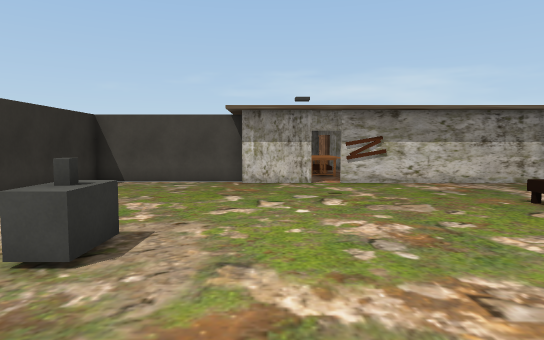
[1] (above)

23 first-person views from a walk through a Unity game level. The camera is 1.4 m above the floor, tilts 4° down and sees 75° across. Doors are open. The floor is counted in squares, 1 m on a side. Each view is taken from the middle of a square. On the plan, view 1 faces up. The plan holds only what a view shows up to about 15 squares ahead; the rest is blank. The place goes on beyond the plan. The player character is not drawn. Some surface patterns are stand-ins.

[2]
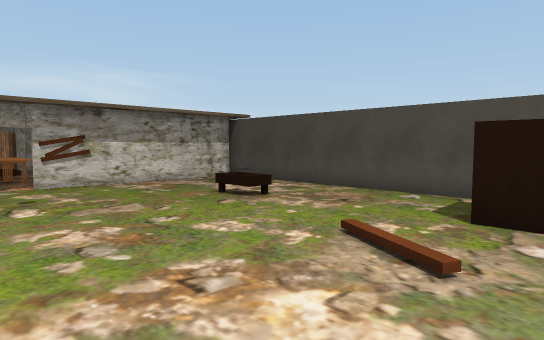

[3]
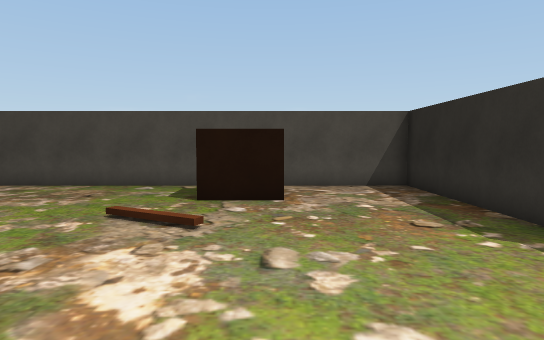

[4]
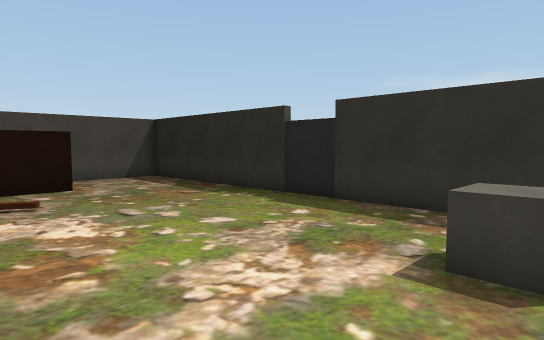

[5]
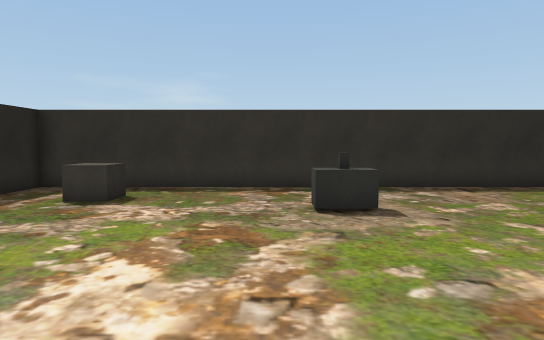

[6]
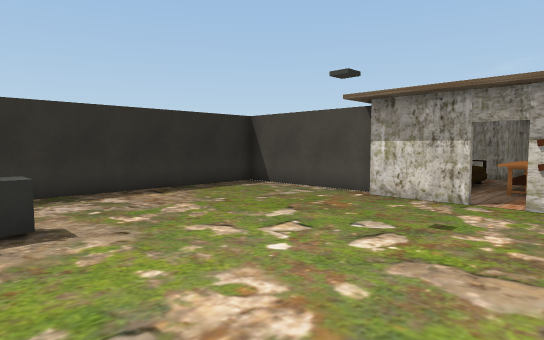

[7]
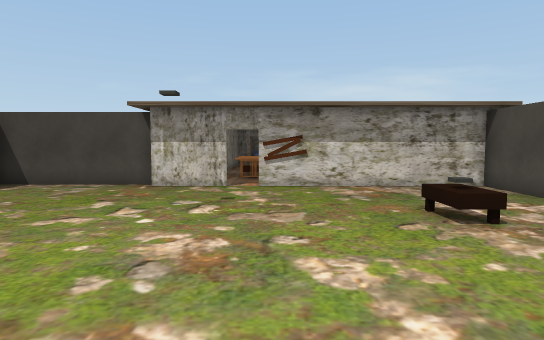

[8]
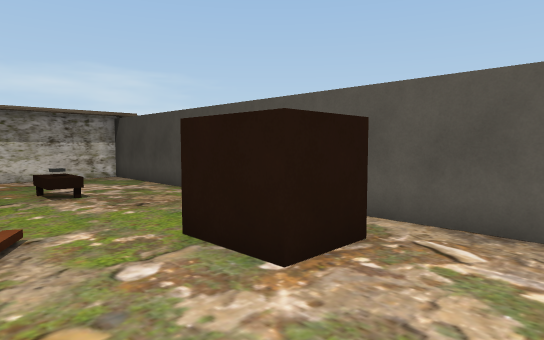

[9]
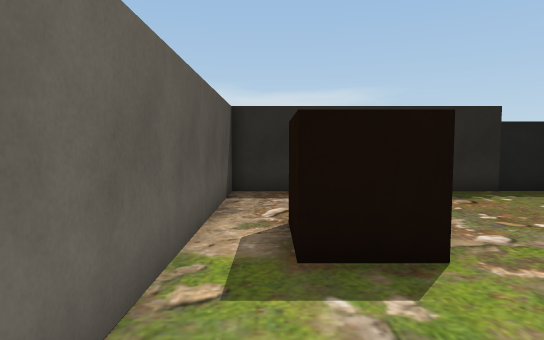

[10]
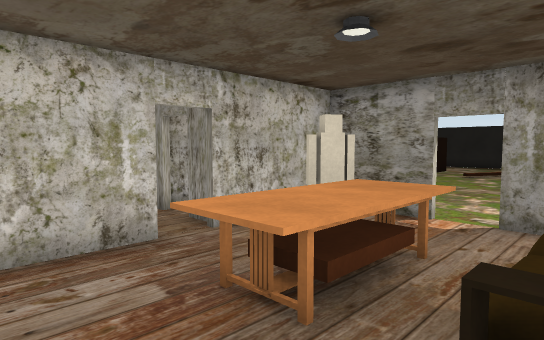

[11]
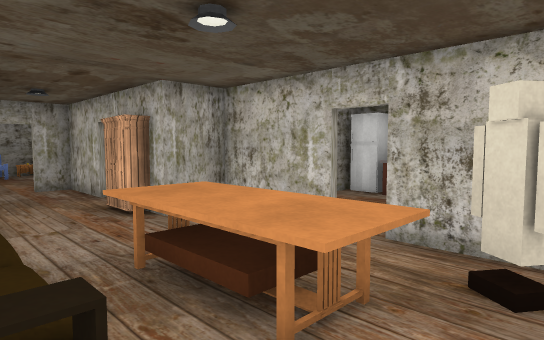

[12]
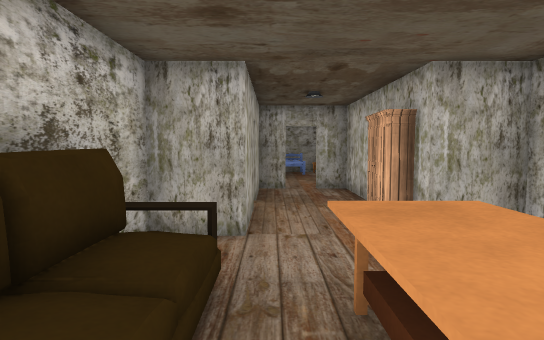

[13]
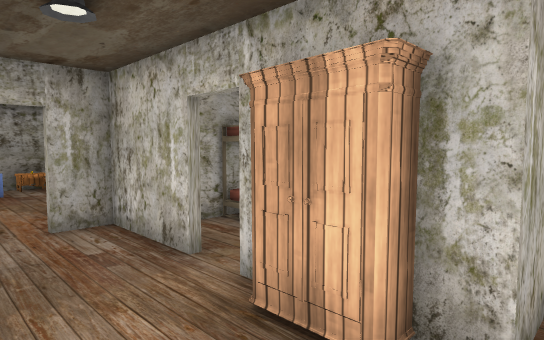

[14]
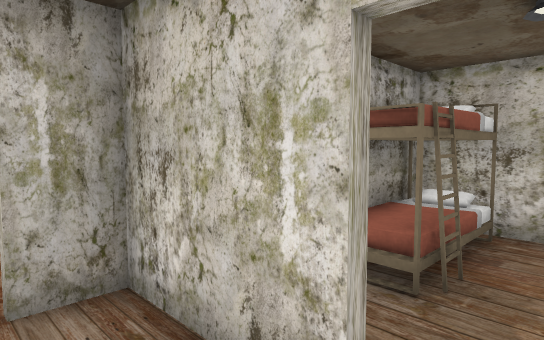

[15]
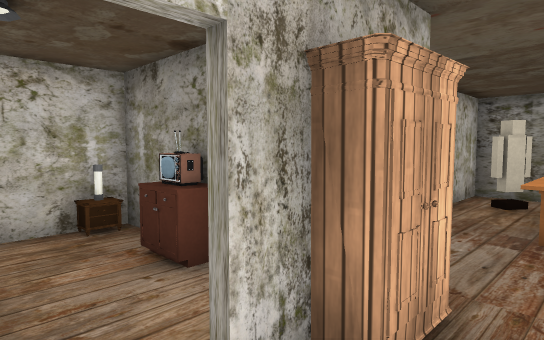

[16]
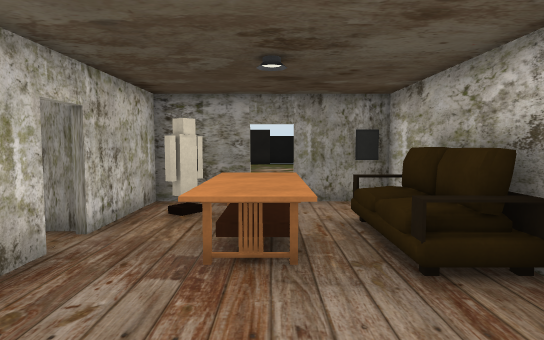

[17]
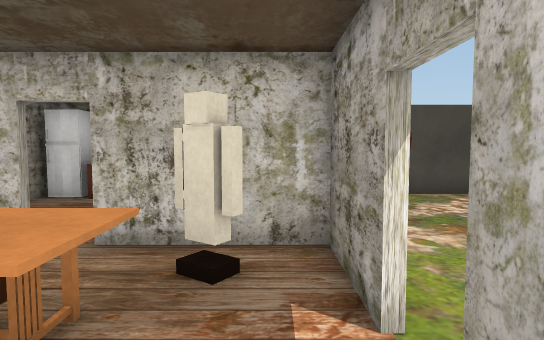

[18]
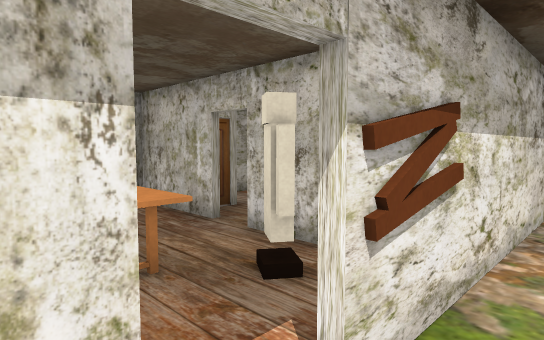

[19]
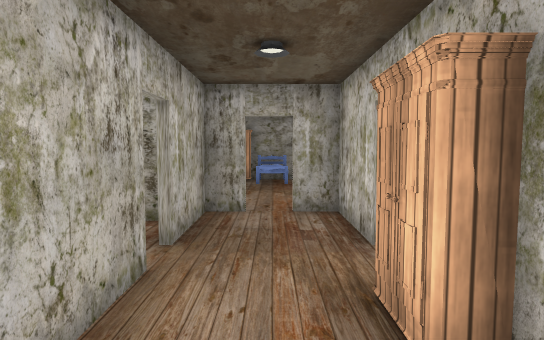

[20]
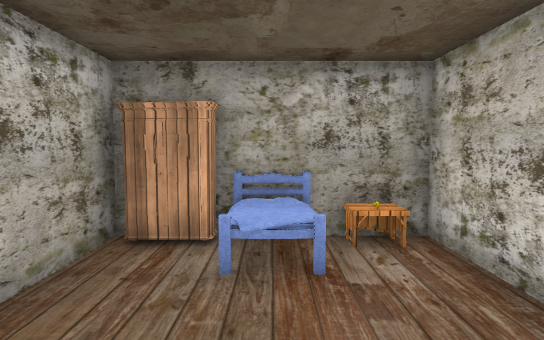

[21]
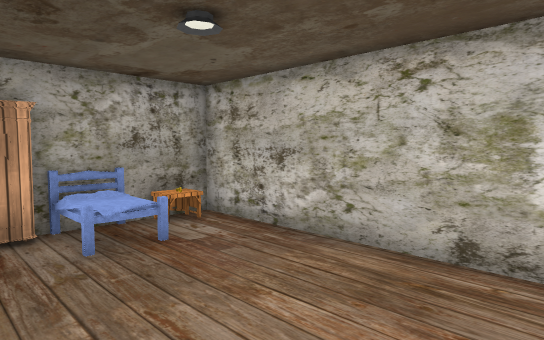

[22]
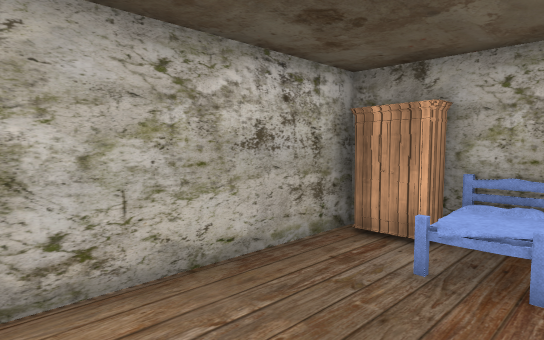

[23]
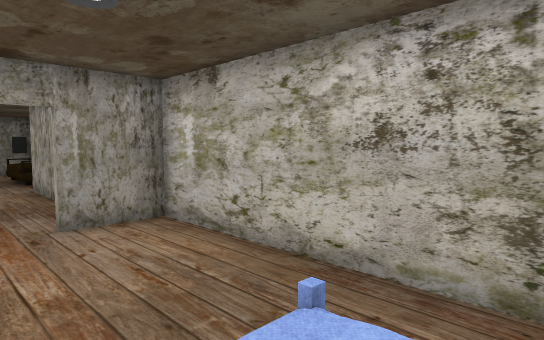

### Floor plan
Points are (right, up) in squares from view 1. A wall is a line through its corners. A room is listed if a view was taken in it or the views show most of it. See-through windows are left out.
Room 1 (views 1, 2, 3, 4, 5, 6, 7, 8, 9, 18)
walls: (1.5, 13) (-1.1, 13); (-1, 13.5) (-6.7, 13.5) (-6.7, -4.7) (10.2, -4.7) (10.2, 13) (2.5, 13)
low walls: (7.1, 7.1) (6.2, 7.1) (6.2, 8.6); (6.9, 7.7) (6.4, 7.7)
ways out: open door at (2, 13) to room 2
objects: other object (-5, -2) to (-4, -1); other object (-3, 4) to (-2, 5); other object (-3, 5); other object (7, 0) to (9, 2)
Room 2 (views 10, 11, 12, 13, 16, 17, 19)
walls: (4.9, 17.5) (4.9, 20.4) (3.4, 20.4) (3.4, 23); (2.5, 13.2) (4.9, 13.2) (4.9, 16.3); (0.6, 23) (0.6, 20.4) (-0.9, 20.4) (-0.9, 13.2) (1.5, 13.2)
ways out: open door at (2, 13) to room 1; opening at (2, 23) to room 3; opening at (5, 17)
objects: other object (0, 15) to (0, 18); other object (2, 15) to (3, 18); other object (3, 21) to (3, 22); other object (4, 15)
Room 3 (views 14, 15)
walls: (3.4, 23.9) (3.4, 26.4) (2.4, 26.4); (0.6, 26.4) (0.6, 23.9)
ways out: opening at (2, 23) to room 2; open door at (2, 26.5) to room 4; open door at (3.5, 23.5) to room 5; open door at (1, 23.5)
Room 4 (views 20, 21, 22, 23)
walls: (4.4, 27.5) (4.4, 33.4) (-0.4, 33.4) (-0.4, 26.6) (1.5, 26.6)
ways out: open door at (2, 26.5) to room 3
objects: other object (0, 33) to (1, 33); other object (2, 32)
Room 5 (no view inside)
walls: (5.8, 21.4) (8.3, 21.4) (8.3, 25.6) (4.6, 25.6)
ways out: open door at (3.5, 23.5) to room 3
objects: other object (5, 24) to (7, 25)

Positions as (right, up) in squares from view 1, and headings:
1: (0, 0), facing up
2: (0, 0), facing up-right
3: (-2, 0), facing right
4: (-5, 3), facing down-right
5: (5, 3), facing left
6: (4, 4), facing up-left
7: (3, 1), facing up
8: (4, -3), facing up-right
9: (9, 6), facing down
10: (0, 20), facing down-right
11: (0, 14), facing up-right
12: (1, 15), facing up
13: (1, 20), facing up-right
14: (2, 23), facing up-right
15: (2, 24), facing down-right
16: (2, 22), facing down
17: (0, 14), facing right
18: (1, 12), facing up-right
19: (2, 19), facing up
20: (2, 28), facing up
21: (0, 27), facing up-right
22: (3, 28), facing up-left
23: (3, 33), facing down-left
